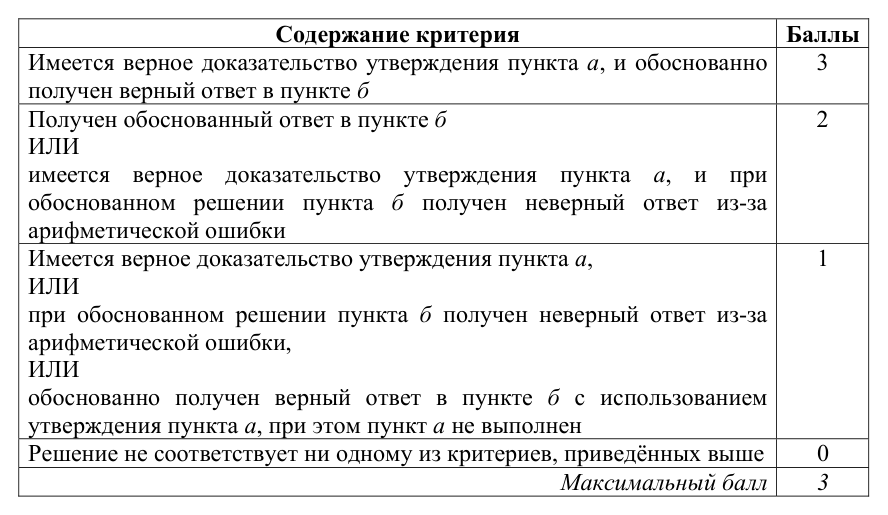
#> input picture matematika-source-2023/profile-source-lock/visual-assets/criteria-16.webp, 888 x 515 px
$ python -i prepare_profile_2022.bootstrap-source.py   (imports and definitions only)
#> lines starting #> are read from the running program, lines starting #| are printed output that depends on the picture; after the words box and inside, x2 and y2 are one past the last pixel; in counts of white or black regions, pixels touching at a corner belong together
#> further down, picture is the input picture: PIL image 888x515 RGB; min 0, max 255, mean 235.6
#!/usr/bin/env python3
from __future__ import annotations
import argparse, hashlib, io, json, shutil
from pathlib import Path
import fitz
from PIL import Image, ImageChops

YEAR=2022
SOURCE_SHA='14f2039ed7820fb74f0d98269d8add25041a1668b094b173852ea00fb15a36aa'
SPEC_SHA='2fd58196fa673160f197dd119a19b298dd2d41ee084e0c4622faad86eb07e8d2'
COD_SHA='28888224281fd2178f600b959e652237f3d34f80afe5b2875a9d06a6b4804813'
SCALE=2.5
COUNTS={1:4,2:2,3:4,4:3,5:3,6:2,7:1,8:3,9:1,10:2,11:3,12:1,13:1,14:1,15:1,16:1,17:1,18:1}
ANS={1:['9','17','93','3'],2:['0,08','0,2'],3:['64','6','154','16'],4:['-0,96','4','16'],5:['4','12','52'],6:['4','-1,75'],7:['751'],8:['5','15','7,5'],9:['61'],10:['0,6','0,1'],11:['-83','-6','16']}
MAX_EXT={12:2,13:3,14:2,15:2,16:3,17:4,18:4}
SOL_ASSETS={12:['solution-12.webp'],13:['solution-13.webp'],14:['solution-14.webp'],15:['solution-15.webp'],16:['solution-16.webp','criteria-16.webp'],17:['solution-17-p19.webp','solution-17-p20.webp','criteria-17.webp'],18:['solution-18-p21.webp','solution-criteria-18-p22.webp']}


# [5 lines left out: function sha, not called in this run]


def loadj(p:Path): return json.loads(p.read_text(encoding='utf-8'))
def text(p:Path): return p.read_text(encoding='utf-8')


def footer_y(data:dict)->float:
    ys=[float(w['y0']) for w in data['words'] if str(w.get('text','')).startswith('©')]
    return min(ys) if ys else float(data.get('visual_height_pt',595.22))-20


def body_top_y(data:dict)->float:
    ys=[float(w['y0']) for w in data['words'] if 44 < float(w['y0']) < footer_y(data)-5]
    return min(ys) if ys else 48.0


# [38 lines left out: functions task_locations, derive_condition_regions, not called in this run]


def trim(im:Image.Image,margin=18):
#> called with margin = 18
    mask=im.convert('L').point(lambda p:255 if p<252 else 0); b=mask.getbbox()
#> after `mask = im.convert('L').point(lambda p: 255 if p < 252 else 0)`:
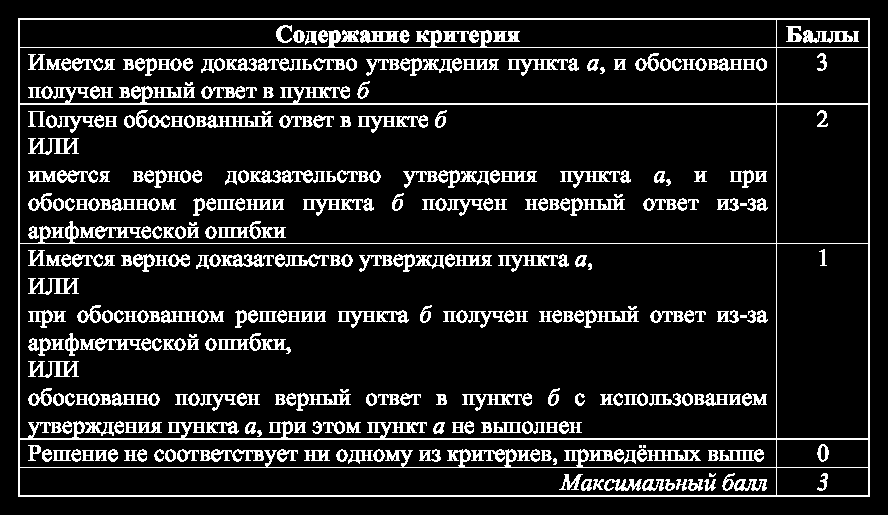
#> mask: PIL image 888x515 L; 12.8% white in thin lines or dots, all inside (x1, y1, x2, y2) = (18, 18, 870, 497)
#> after `b = mask.getbbox()`: b = (18, 18, 870, 497)
    if not b:return im,(0,0,im.width,im.height)
    x0,y0,x1,y1=b
#> x0 = 18; y0 = 18; x1 = 870; y1 = 497
    r=(max(0,x0-margin),max(0,y0-margin),min(im.width,x1+margin),min(im.height,y1+margin))
#> r = (0, 0, 888, 515)
    return im.crop(r),r


# [125 lines left out: functions render_printed, crop, verify, lexical_gate, save_asset, build_visuals and 2 more, not called in this run]

# [1 line not run here, left out]

>>> from PIL import Image
>>> picture = Image.open('../../matematika-source-2023/profile-source-lock/visual-assets/criteria-16.webp')
>>> result = trim(picture)

$ run again, on matematika-source-2023/profile-source-lock/visual-assets/condition-1-4.webp
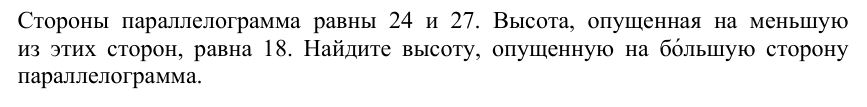
#> input picture matematika-source-2023/profile-source-lock/visual-assets/condition-1-4.webp, 867 x 107 px
#> picture is the input picture: PIL image 867x107 RGB; min 0, max 255, mean 236.8
#> in trim, `mask = im.convert('L').point(lambda p: 255 if p < 252 else 0)`:
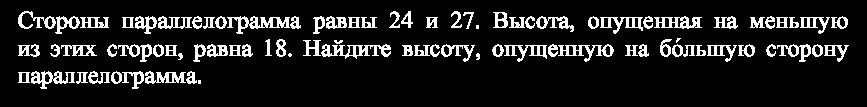
#> mask: PIL image 867x107 L; 11.9% white; 84 white regions (4 under 20 px), largest, box (x1, y1, x2, y2) and area: (321, 44, 391, 59) 478, (227, 16, 290, 34) 457, (558, 44, 614, 62) 363
#> b = (18, 11, 849, 89)
#> x0 = 18; y0 = 11; x1 = 849; y1 = 89
#> r = (0, 0, 867, 107)

$ run again, on matematika-source-2023/profile-source-lock/visual-assets/condition-10-1.webp
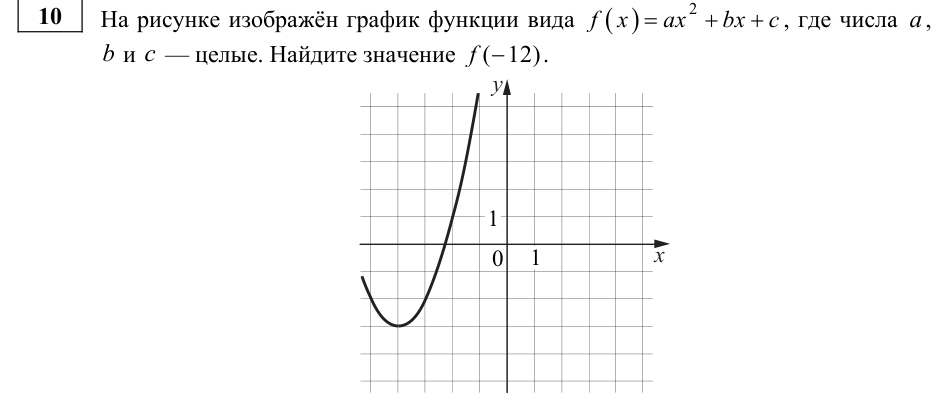
#> input picture matematika-source-2023/profile-source-lock/visual-assets/condition-10-1.webp, 949 x 412 px
#> picture is the input picture: PIL image 949x412 RGB; mean R, G, B 249.8, 249.7, 249.7
#> in trim, `mask = im.convert('L').point(lambda p: 255 if p < 252 else 0)`:
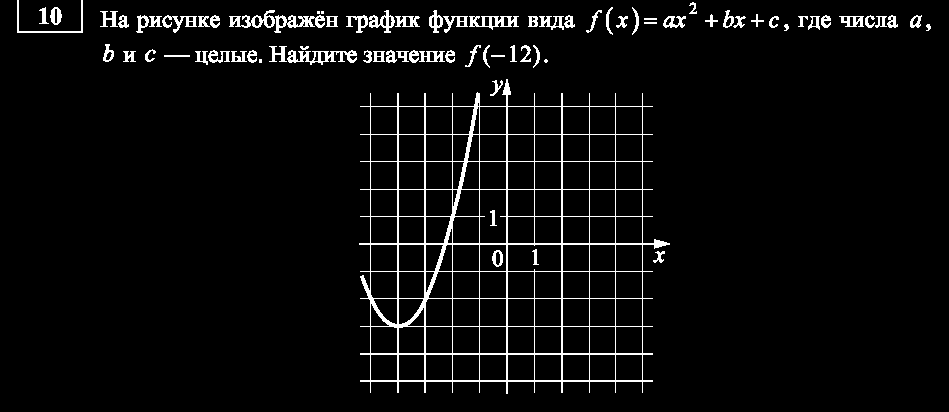
#> mask: PIL image 949x412 L; 4.5% white in thin lines or dots
#> b = (17, 0, 931, 394)
#> x0 = 17; y0 = 0; x1 = 931; y1 = 394
#> r = (0, 0, 949, 412)

$ run again, on matematika-source-2023/profile-source-lock/visual-assets/condition-11-1.webp
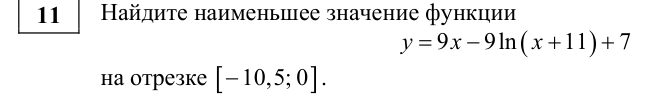
#> input picture matematika-source-2023/profile-source-lock/visual-assets/condition-11-1.webp, 649 x 112 px
#> picture is the input picture: PIL image 649x112 RGB; min 0, max 255, mean 243.2
#> in trim, `mask = im.convert('L').point(lambda p: 255 if p < 252 else 0)`:
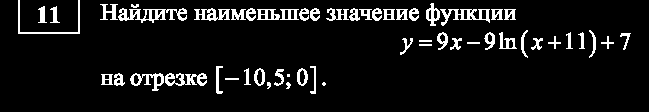
#> mask: PIL image 649x112 L; 7.7% white; 55 white regions (2 under 20 px), largest, box (x1, y1, x2, y2) and area: (118, 8, 187, 23) 478, (440, 9, 490, 26) 330, (165, 73, 207, 86) 311
#> b = (18, 0, 631, 94)
#> x0 = 18; y0 = 0; x1 = 631; y1 = 94
#> r = (0, 0, 649, 112)
